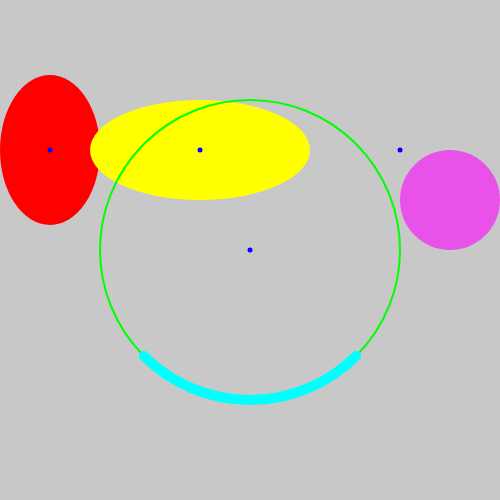
Frame 1 (no input)
Frame 60 (no input): identical to frame 1, image omitted
Frame 120 (the mouse pressed at the canvas centre since frame 60): identical to frame 1, image omitted

The p5.js sketch that drew this single still picture (run headless with seeded random() and noise() and a simulated clock; from frame 60 on, the mouse is pressed at the canvas centre):

// p5.js sketch
// ── sketch.js
function setup() {
  createCanvas(500, 500);
  background(200);

  noStroke();  // remove stroke
  fill(255, 0, 0);  // red
  ellipse(50, 150, 100, 150);

  fill(255, 255, 0); // yellow
  ellipse(200, 150, 220, 100);

  ellipseMode(CORNER); // change the ellipseMode to CORNER
  fill(255, 0, 255, 150); // with opacity
  ellipse(400, 150, 100, 100); // now the x, y position is the left-top corner of the ellipse.

  stroke(0, 0, 255);
  strokeWeight(5);
  point(50, 150);
  point(200, 150);
  point(400, 150);
  point(500/2, 500/2); // the center of the canvas

  ellipseMode(CENTER); // return the mode to default

  noFill(); // remove fill color

  stroke(0, 255, 0);
  strokeWeight(2);
  ellipse(500/2, 500/2, 300, 300);

  stroke(0, 255, 255);
  strokeWeight(10);
  arc(500/2, 500/2, 300, 300 , PI*0.25, PI*0.75); // (x, y, w, h, startingAngle, endingAngle)
}

function draw() {

}
